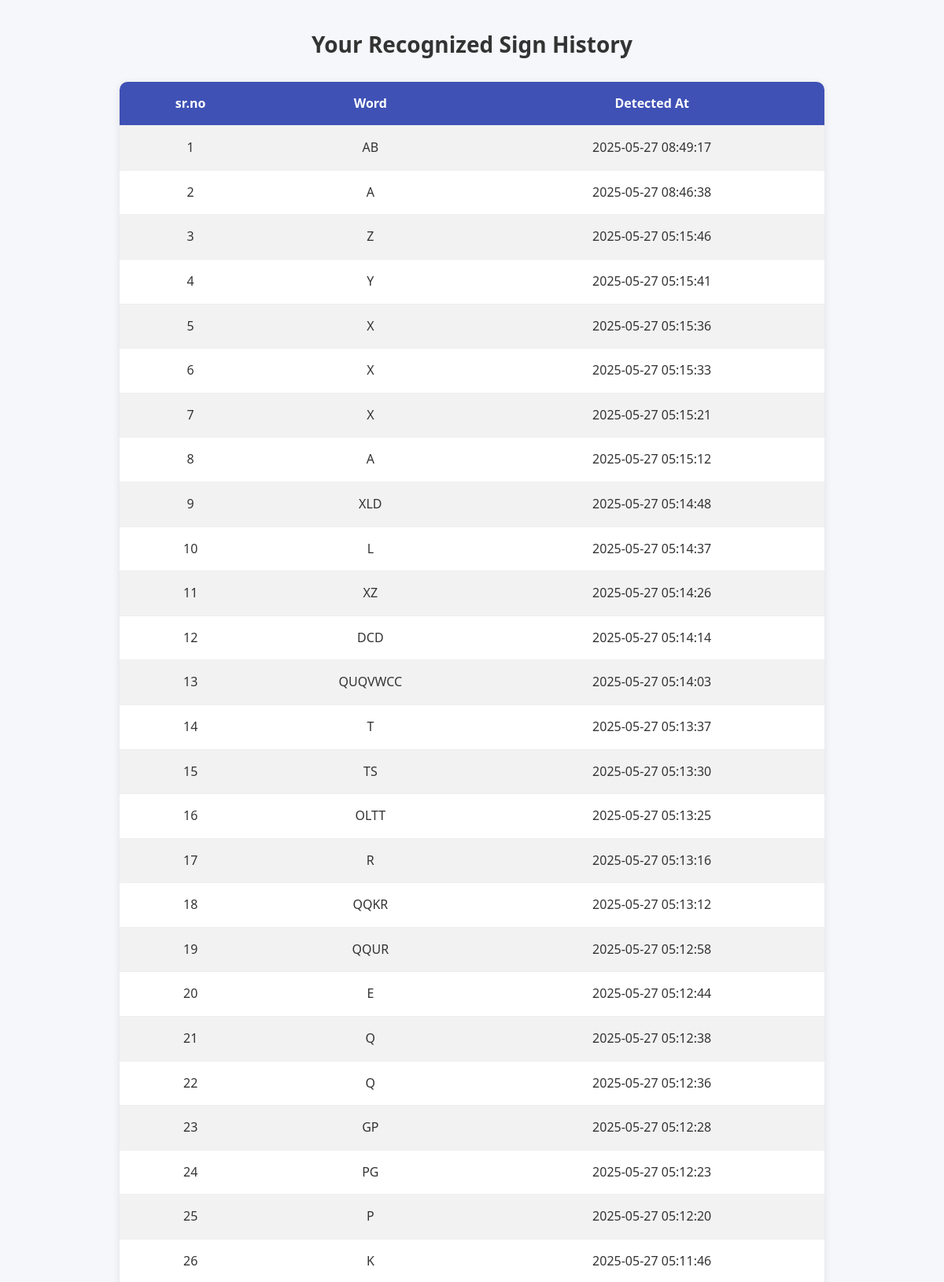
Screenshot of /history (signed in, upper part) with the database file from the repository.
### tables this page shows
CREATE TABLE "Recognition_result_old" (
	"id"	INTEGER,
	"word"	TEXT,
	"detected_at"	DATETIME DEFAULT CURRENT_TIMESTAMP,
	"user_id"	INTEGER,
	PRIMARY KEY("id" AUTOINCREMENT)
);

### app.py (the view)
@app.route('/history')
def user_history():
    if 'user_id' not in session:
        return redirect('/login')
    user_id = session['user_id']
    conn = sqlite3.connect(DATABASE)
    c = conn.cursor()
    c.execute("SELECT word, detected_at FROM Recognition_result_old WHERE user_id = ? ORDER BY detected_at DESC", (user_id,))
    history = c.fetchall()
    conn.close()
    return render_template('history.html', history=history)

### templates/history.html (shortened to what this page needs)
<!DOCTYPE html>
<html lang="en">
<head>
  <link rel="stylesheet" href="/static/style.css">
</head>
<body>
  <h2>Your Recognized Sign History</h2>
  <table>
    <tr>
      <th>sr.no</th>
      <th>Word</th>
      <th>Detected At</th>
    </tr>
    {% for row in history %}
    <tr>
      <td>{{ loop.index }}</td>
      <td>{{ row[0] }}</td>
      <td>{{ row[1] }}</td>
    </tr>
    {% endfor %}
  </table>
</body>
</html>

### static/style.css (style rules this page uses)
:root { --primary-color: #4361ee; --secondary-color: #3f37c9; --accent-color: #4895ef; --danger-color: #f72585; --success-color: #4cc9f0; --warning-color: #f8961e; --info-color: #560bad; --dark-color: #1a1a2e; --light-color: #f8f9fa; --gray-color: #6c757d; --white: #ffffff; --black: #000000; --sidebar-width: 250px; --topbar-height: 70px; }
body { cursor: url('path/to/your/custom-cursor.png'), auto; }
* { margin: 0; padding: 0; box-sizing: border-box; }
body { font-family: 'Segoe UI', Tahoma, Geneva, Verdana, sans-serif; line-height: 1.6; color: var(--dark-color); background-color: var(--light-color); }
h1, h2, h3, h4, h5, h6 { margin-bottom: 1rem; line-height: 1.2; }
h2 { font-size: 2rem; }
table { width: 100%; border-collapse: collapse; }
th, td { padding: 12px 15px; text-align: left; border-bottom: 1px solid #eee; }
th { background-color: #f8f9fa; font-weight: 600; }

### templates/history.html (style rules this page uses)
body { font-family: 'Segoe UI', sans-serif; background-color: #f5f7fa; color: #333; padding: 40px; }
h2 { text-align: center; font-size: 28px; margin-bottom: 30px; }
table { width: 80%; margin: auto; border-collapse: collapse; background-color: white; box-shadow: 0 2px 10px rgba(0,0,0,0.1); border-radius: 10px; overflow: hidden; }
th, td { padding: 15px 20px; text-align: center; }
th { background-color: #3f51b5; color: white; font-size: 16px; }
tr:nth-child(even) { background-color: #f2f2f2; }

### rows the page displays
Recognition_result_old: word "AB", detected_at "2025-05-27 08:49:17"
Recognition_result_old: word "A", detected_at "2025-05-27 08:46:38"
Recognition_result_old: word "Z", detected_at "2025-05-27 05:15:46"
Recognition_result_old: word "Y", detected_at "2025-05-27 05:15:41"
Recognition_result_old: word "X", detected_at "2025-05-27 05:15:36"
Recognition_result_old: word "X", detected_at "2025-05-27 05:15:33"
Recognition_result_old: word "X", detected_at "2025-05-27 05:15:21"
Recognition_result_old: word "A", detected_at "2025-05-27 05:15:12"
Recognition_result_old: word "XLD", detected_at "2025-05-27 05:14:48"
Recognition_result_old: word "L", detected_at "2025-05-27 05:14:37"
Recognition_result_old: word "XZ", detected_at "2025-05-27 05:14:26"
Recognition_result_old: word "DCD", detected_at "2025-05-27 05:14:14"
Recognition_result_old: word "QUQVWCC", detected_at "2025-05-27 05:14:03"
Recognition_result_old: word "T", detected_at "2025-05-27 05:13:37"
Recognition_result_old: word "TS", detected_at "2025-05-27 05:13:30"
Recognition_result_old: word "OLTT", detected_at "2025-05-27 05:13:25"
Recognition_result_old: word "R", detected_at "2025-05-27 05:13:16"
Recognition_result_old: word "QQKR", detected_at "2025-05-27 05:13:12"
Recognition_result_old: word "QQUR", detected_at "2025-05-27 05:12:58"
Recognition_result_old: word "E", detected_at "2025-05-27 05:12:44"
Recognition_result_old: word "Q", detected_at "2025-05-27 05:12:38"
Recognition_result_old: word "Q", detected_at "2025-05-27 05:12:36"
Recognition_result_old: word "GP", detected_at "2025-05-27 05:12:28"
Recognition_result_old: word "PG", detected_at "2025-05-27 05:12:23"
Recognition_result_old: word "P", detected_at "2025-05-27 05:12:20"
Recognition_result_old: word "K", detected_at "2025-05-27 05:11:46"
